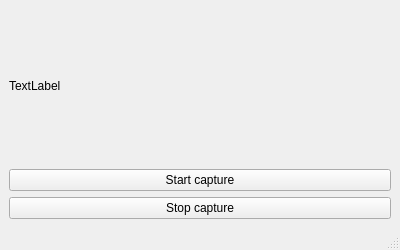
<?xml version="1.0" encoding="UTF-8"?>
<ui version="4.0">
 <class>MainWindow</class>
 <widget class="QMainWindow" name="MainWindow">
  <property name="geometry">
   <rect>
    <x>0</x>
    <y>0</y>
    <width>400</width>
    <height>250</height>
   </rect>
  </property>
  <property name="windowTitle">
   <string>MainWindow</string>
  </property>
  <widget class="QWidget" name="centralwidget">
   <layout class="QGridLayout" name="gridLayout">
    <item row="0" column="0">
     <widget class="QLabel" name="lbLabel">
      <property name="text">
       <string>TextLabel</string>
      </property>
     </widget>
    </item>
    <item row="1" column="0">
     <widget class="QPushButton" name="pbStartCapture">
      <property name="text">
       <string>Start capture</string>
      </property>
     </widget>
    </item>
    <item row="2" column="0">
     <widget class="QPushButton" name="pbStopCapture">
      <property name="text">
       <string>Stop capture</string>
      </property>
     </widget>
    </item>
   </layout>
  </widget>
  <widget class="QMenuBar" name="menubar">
   <property name="geometry">
    <rect>
     <x>0</x>
     <y>0</y>
     <width>400</width>
     <height>24</height>
    </rect>
   </property>
  </widget>
  <widget class="QStatusBar" name="statusbar"/>
 </widget>
 <resources/>
 <connections/>
</ui>
